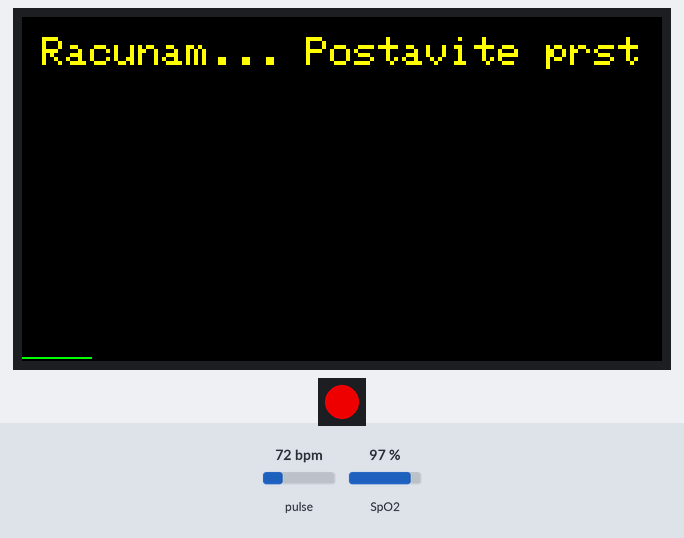
Bench run of a sketch on a simulated ESP32. Shown: 320×172 colour display, 1 RGB LEDs in strip order, left to right. The inputs (shaded band) are chosen by the test bench; at power-on: pulse 72 bpm, SpO2 97 %. WiFi joins after 1.5 s; servers stay silent unless stated; random numbers use the default seed unless the sketch sets one; no MQTT or app messages arrive unless stated; what the sketch prints to the serial monitor is not drawn.

Above: at 3.9 s.
4.0 s: pulse set to 42 bpm
7.0 s: SpO2 set to 80 %
At 7.31 s:
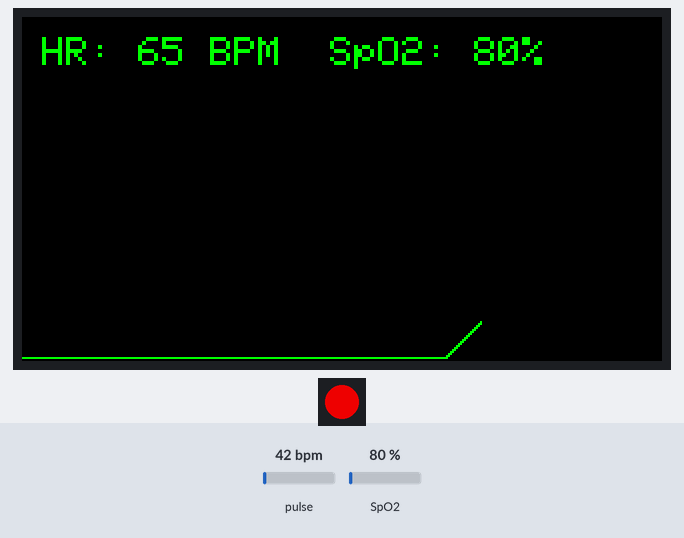
9.7 s: pulse set to 70 bpm
At 9.93 s:
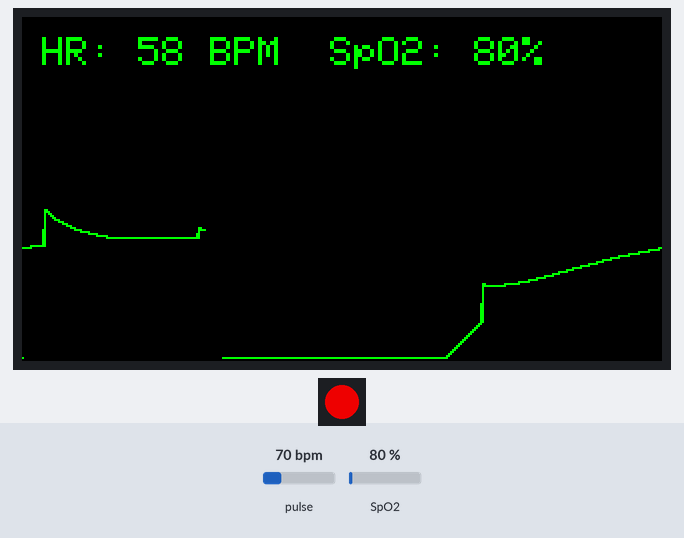
11.2 s: SpO2 set to 85 %
At 11.81 s:
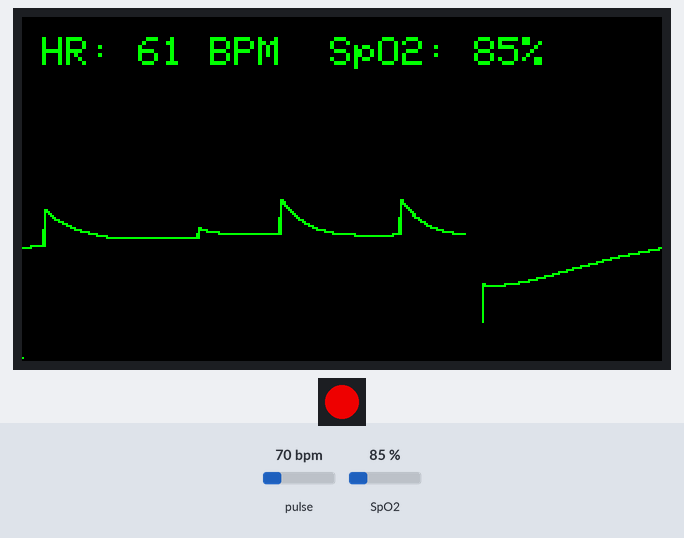
Timing chart, 0 to 14.1 s (numbered marks = the images above; inputs shaded):
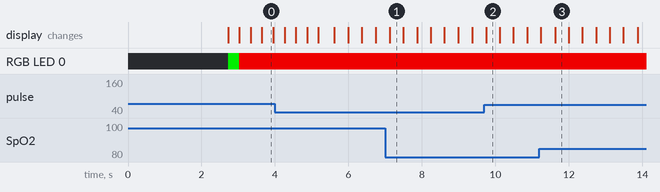

The sketch:

arduino_esp32.ino
```cpp
// koriscenje LovyanGFX biblioteke za prikaz stvari na lcd ekranu
// posto LovyanGFX nema definisanu nasu plocu mi moramo da napravimo klasu i definisemo sve potrebne stavke
// https://github.com/lovyan03/LovyanGFX/blob/master/examples/HowToUse/2_user_setting/2_user_setting.ino - postavka koja se prati
#include <LovyanGFX.hpp>
#include <Wire.h>
#include "MAX30105.h"
#include <PubSubClient.h>
#include "spo2_algorithm.h"
#include <WiFi.h>
#include <Adafruit_NeoPixel.h>

// ================ LED SVETLO PODESAVANJA ==============
#define PIN 8             // rgb control je na gpio8 pinu
#define NUMPIXELS 1       // samo jedna led didoda

// definisanej led diode
Adafruit_NeoPixel rgbLed(NUMPIXELS, PIN, NEO_GRB + NEO_KHZ800);   // prosledjujemo koji pin, koliko dioda


// ================= MREZNA podesavanja =================
const char* ssid = "FTN_wifi";
const char* password = "ftn12345";
const char* mqtt_server = "10.1.150.52";

WiFiClient espClient;
PubSubClient client(espClient);

long lastMsg = 0;
const int sendInterval = 2000;

// ================= SENZOR podesavanja =================
struct __attribute__((packed)) Oksimetar {
  int32_t bpm;       // 4 bajta (heartRate / lastValidBPM)
  int32_t spo2;      // 4 bajta (spo2)
  int32_t ir;        // 4 bajta (irValue)
  int8_t validBPM;   // 1 bajt  (validHeartRate: 0 ili 1)
  int8_t validSPO2;  // 1 bajt  (validSPO2: 0 ili 1)
};

MAX30105 particleSensor;             // inicijalizacija senzora

// ================= DEFINISANJE PROMENLJIVIH ZA ALGORITAM =================
#define BUFFER_SIZE 100
uint32_t irBuffer[BUFFER_SIZE];
uint32_t redBuffer[BUFFER_SIZE];
int32_t bufferIndex = 0;
bool bufferFull = false;

// izlazne promenljive iz algoritma
int32_t spo2 = 0;
int8_t validSPO2 = 0;
int32_t heartRate = 0;
int8_t validHeartRate = 0;

// ================= DEFINISANJE PROMENLJIVIH ZA GRAF =================
#define GRAPH_X 0
#define GRAPH_Y 40     // gornjih 40 piksela rezervisano za tekst
#define GRAPH_W 320    // sirina ekrana
#define GRAPH_H 132    // ostatak visine ekrana za graf (ukupno 172)
#define GRAPH_MID (GRAPH_Y + (GRAPH_H / 2))
static int16_t y_staro = GRAPH_MID;

// za potrebe crtanja grafa na displeju
long sredisnjaVrednost = 250000;
static int32_t prikazaniBPM = 0;
static int32_t prikazaniSPO2 = 0;

static int16_t grafPozicija = 0;  // trenutna X pozicija crtanja
static long minIR = 50000;
static long maxIR = 100000;

#define DRAW_EVERY_N 1  // crtaj svaki uzorak
static uint32_t lastDrawTime = 0;

// ================= PRAVLJENJE KLASE ZA  ESP32C6 - LCD =================
class LGFX_ESP32C6 : public lgfx::LGFX_Device  // klasa za nas uredjaj LGFX_ESP32C6
{
  lgfx::Panel_ST7789 _panel_instance;       // definisanje drajvera za ekran
  lgfx::Bus_SPI _bus_instance;              // posto je ekran povezan sa kontrolerom preko spi, potrebno je i to definisati
  lgfx::Light_PWM    _light_instance;

  public:
    LGFX_ESP32C6(){   // konstruktor i konfiguracija/namestanje raznih podesavanja

      auto bus_cfg = _bus_instance.config();

      bus_cfg.spi_host = SPI2_HOST;      // SPI1 je rezervisan interno za fles memoriju cipa, pa se koristi SPI2

      bus_cfg.spi_mode = 0;              // rezim rada - tacan trenutak takta - rastuca ivica takta

      bus_cfg.freq_write = 27000000;     // frekvencija slanja podataka na ekran

      bus_cfg.freq_read = 16000000;     // frekvencija citanja podataka sa ekrana - nama nije potrebno svejedno sta je

      bus_cfg.spi_3wire = true;      // koriscenje razima bez MISO pina posto nama nije potreban, koristimo samo SCLK, CS, MOSI

      bus_cfg.use_lock = true;          // zakljucavanje transakcija, kako jedan task ne bi prekinuo drugi

      bus_cfg.dma_channel = SPI_DMA_CH_AUTO;    // postavlja DMA kanal koji ce koristiti SPI_DMA_CH_AUTO = automatsko podesavanje, DMA - Direct Memory Access, CPU odmara, DMA salje sliku na ekran u pozadini

      // mapiranje pinova, gpio
      bus_cfg.pin_sclk = 7;
      bus_cfg.pin_mosi = 6;
      bus_cfg.pin_miso = -1;             // posto ne koristimo -1
      bus_cfg.pin_dc = 15;               // data/command, kako bi lcd znao da li mikrokontroler salje podatak(1) ili komandu(0)

      _bus_instance.config(bus_cfg);
      _panel_instance.setBus(&_bus_instance);

      //**************************//
      // PODESAVANJE LCD EKRANA //
      auto panel_cfg = _panel_instance.config();

      panel_cfg.pin_cs = 14;                  // podesavanje chip select-a, kada esp32 spusti na nulu ovaj pin -> komunikacija sa ekranom
      panel_cfg.pin_rst = 21;                 // reset
      panel_cfg.pin_busy = -1;

      panel_cfg.panel_width = 172;
      panel_cfg.panel_height = 320;

      panel_cfg.offset_x = 34;  //       pomera sliku u centar memorije drajvera
      panel_cfg.offset_y = 0;

      panel_cfg.offset_rotation  = 0;

      panel_cfg.dummy_read_pixel = 8;     // standardno za ST7789 drajver
      panel_cfg.dummy_read_bits  = 1;

      panel_cfg.readable = false;        // nemamo miso zicu tako da ne treba nista

      panel_cfg.invert =  true;          // da pozadina postane crna, a ne plava/bela
      panel_cfg.rgb_order = false;       // false jer se salju 8-bitni paketi
      panel_cfg.bus_shared =  false;

      _panel_instance.config(panel_cfg);

      //********************************//
      // PODESAVANJE POZADISNKOG SVETLA//
      auto light_cfg = _light_instance.config();

      light_cfg.pin_bl = 22;       // broj pina na koji je pozadinsko osvetljenje povezano
      light_cfg.invert = false;
      light_cfg.freq = 44100;
      light_cfg.pwm_channel = 1;

      _light_instance.config(light_cfg);
      _panel_instance.setLight(&_light_instance);

      setPanel(&_panel_instance);
    }
};

// kreiranje instance pripremljene klase
LGFX_ESP32C6 display;

void setup() {
  Serial.begin(115200);
  delay(1000);
  Serial.println("Inicijalizacija sistema...");

  Wire.begin(1, 0);
  Wire.setClock(400000);

  // PODESAVANJA ZA SENZOR //
  if (!particleSensor.begin(Wire, I2C_SPEED_FAST)) {
    Serial.println("MAX30105 nije pronađen!");
    while (1);
  }
  Serial.println("Sistem spreman. Postavite prst stabilno.");

  setup_wifi();

  client.setServer(mqtt_server, 1883);
  client.setCallback(callback);

  // podesavanja optimalna za sakupljanje SpO2 bafera
  byte ledBrightness = 60;
  byte sampleAverage = 1;   // na 1 da dobijemo sirovije i brze uzorke za m_algorithm
  byte ledMode = 2;         // 2 = Red + IR
  byte sampleRate = 100;
  int pulseWidth = 411;
  int adcRange = 4096;

  particleSensor.setup(ledBrightness, sampleAverage, ledMode, sampleRate, pulseWidth, adcRange);

  // PODESAVANJA ZA ESP DISPLEJ //
  // inicijalizacija SPI magistrale i panela
  display.init();

  display.setRotation(1);          // okreni horizontalno
  display.setBrightness(200);      // pozadinsko svetlo na umerenoj jacini

  display.fillScreen(TFT_BLACK);   // oboji ekran u crno

  display.setTextSize(2);
  display.setTextColor(TFT_GREEN, TFT_BLACK);
  display.drawString("ECG: 75 BPM", 10, 10);

  // PODESAVANJA ZA LED
  rgbLed.begin();            // inicijalizacija
  rgbLed.setBrightness(200);
  // postavi inicijalnu boju na zeleno
  rgbLed.setPixelColor(0, rgbLed.Color(0, 255, 0));
  rgbLed.show();
}

void loop() {

  if (!client.connected()) {
    reconnect();
  }
  client.loop();

  // citamo sirove vrednosti
  long irValue = particleSensor.getIR();
  long redValue = particleSensor.getRed();

  // KONTINUALNO CRTANJE GRAFIKA: crta se jedna tacka u svakom prolazu kroz loop
  uint32_t now_ms = millis();
  if (now_ms - lastDrawTime >= 10) {
    lastDrawTime = now_ms;
    crtajTackuNaEkranu(irValue);
  }


  // slanje ir vrednosti za plotovanje
  if (irValue >= 20000) {
    char irString[12];
    ltoa(irValue, irString, 10);
    client.publish("ftn/oksimetar/sirovo", irString);
  }
  else{
    irValue = 0;
    char irString[12];
    ltoa(irValue, irString, 10);
    client.publish("ftn/oksimetar/sirovo", irString);
  }


  // blaga provera za prisustvo prsta (samo ako je skroz skinut resetujemo)
  if (irValue < 20000) {
    spo2 = 0;
    validSPO2 = 0;
    heartRate = 0;
    validHeartRate = 0;
    bufferIndex = 0;
    bufferFull = false;
    prikazaniBPM = 0;
    prikazaniSPO2 = 0;
    // postavi boju na crveno
    rgbLed.setPixelColor(0, rgbLed.Color(0, 255, 0));
    rgbLed.show();
    //*************************/
    osveziTekstNaEkranu();
  } else {
    // ukoliko je prethodno bila crvena vrati na zelenu
    rgbLed.setPixelColor(0, rgbLed.Color(255, 0, 0));
    rgbLed.show();

    if (!bufferFull) {           // ako nije pun ne vrsi se merenje
      // punjnje bafera sa 100 uzoraka
      redBuffer[bufferIndex] = redValue;
      irBuffer[bufferIndex] = irValue;
      bufferIndex++;

      if (bufferIndex >= BUFFER_SIZE) {
        bufferFull = true;
        // prvi proracun nad prvih 100 uzoraka
        maxim_heart_rate_and_oxygen_saturation(irBuffer, BUFFER_SIZE, redBuffer, &spo2, &validSPO2, &heartRate, &validHeartRate);
      }
    }
    else {
      // pomeri prvih 75 uzoraka na pocetak
      for (byte i = 0; i < 75; i++) {
        redBuffer[i] = redBuffer[i + 25];
        irBuffer[i] = irBuffer[i + 25];
      }

      // prikupi novih 25 uzoraka
      for (byte i = 75; i < BUFFER_SIZE; i++) {
        while (particleSensor.available() == false) {
          particleSensor.check();
        }

        redBuffer[i] = particleSensor.getRed();
        irBuffer[i] = particleSensor.getIR();

        // crtanje tokom punjenja — ne blokira grafik
        crtajTackuNaEkranu(irBuffer[i]);

        // MQTT slanje tokom punjenja
        if (irBuffer[i] >= 20000) {
          char irSubString[12];
          ltoa(irBuffer[i], irSubString, 10);
          client.publish("ftn/oksimetar/sirovo", irSubString);
        }

        particleSensor.nextSample();
      }

      // racunanje nakon sto su 25 novih uzoraka prikupljeni
      maxim_heart_rate_and_oxygen_saturation(irBuffer, BUFFER_SIZE, redBuffer,
                                            &spo2, &validSPO2, &heartRate, &validHeartRate);
    }
  }

  // ================= MQTT SLANJE PODATAKA (BINARNO) I OSVEŽAVANJE EKRANA =================
  long now = millis();
  if (now - lastMsg > sendInterval) {
    lastMsg = now;

    Oksimetar paket;
    memset(&paket, 0, sizeof(paket));

    // za pamcenje prethdih vrendsit
    static int32_t lastValidBPM = 75;

    // ako algoritam vrati validan prst upisi ga, inace posalji 0
    if (validHeartRate == 1 && heartRate > 40 && heartRate < 180 && irValue > 20000) {
      lastValidBPM = (lastValidBPM * 0.7) + (heartRate * 0.3);  // 70% stare 30% nove
      paket.bpm = lastValidBPM;
      paket.validBPM = 1;
      prikazaniBPM = lastValidBPM; // prosledjujemo istu validnu i filtriranu vrednost ekranu
    } else {
      // ako je prst tu ali trenutno racuna, zadrzi poslednji dobar puls umesto nule
      if (irValue > 20000 && lastValidBPM > 0) {
        paket.bpm = lastValidBPM;
        paket.validBPM = 0;
        prikazaniBPM = lastValidBPM;
      } else {
        paket.bpm = 0;
        paket.validBPM = 0;
        prikazaniBPM = 0;
      }
    }
    // ako algoritam vrati validan SpO2
    if (validSPO2 == 1 && spo2 > 70 && spo2 <= 100 && irValue > 20000) {
      paket.spo2 = spo2;
      paket.validSPO2 = 1;
      prikazaniSPO2 = spo2; // prosledjujemo stabilan SpO2 ekranu
    } else {
      paket.spo2 = 0;
      paket.validSPO2 = 0;
      if (irValue < 20000) {
        prikazaniSPO2 = 0;
      }
    }

    // osvezavamo tekst na ekranu svake 2 sekunde u sinhronizaciji sa MQTT-om
    osveziTekstNaEkranu();

    paket.ir = irValue;

    if (irValue < 20000) {
      paket.bpm = 0;
      paket.spo2 = 0;
      paket.validBPM = 0;
      paket.validSPO2 = 0;

      client.publish("ftn/oksimetar/binarno", (uint8_t*)&paket, sizeof(paket));
      Serial.println("MQTT: Nema prsta (Poslat prazan binarni paket).");
    } else {
      client.publish("ftn/oksimetar/binarno", (uint8_t*)&paket, sizeof(paket));

      Serial.print("MQTT Poslato -> ");
      Serial.print("BPM: "); Serial.print(paket.bpm);
      Serial.print(" | SpO2: "); Serial.print(paket.spo2);
      Serial.print("% | Validnost (HR/SpO2): ");
      Serial.print(validHeartRate);
      Serial.print("/");
      Serial.println(validSPO2);
    }
  }

  particleSensor.check();
  delay(10);
}

void setup_wifi(){
  delay(10);
  Serial.println();
  Serial.print("Povezujem se na ");
  Serial.println(ssid);
  WiFi.mode(WIFI_STA);
  WiFi.begin(ssid, password);

  while (WiFi.status() != WL_CONNECTED) {
    delay(500);
    Serial.print(".");
  }
  Serial.println("\nWiFi uspesno povezan!");
}

void callback(char* topic, byte* message, unsigned int length) {}

void reconnect() {
  while (!client.connected()) {
    Serial.print("Pokusavam MQTT povezivanje...");
    String clientId = "ESP32C6Client-" + String(random(0xffff), HEX);

    if (client.connect(clientId.c_str())) {
      Serial.println("povezan na broker!");
    } else {
      Serial.print("greska, rc=");
      Serial.print(client.state());
      Serial.println(" nova proba za 5 sekundi");
      delay(5000);
    }
  }
}

// funkcija koja osvezava tekst na vrhu ekrana
void osveziTekstNaEkranu() {
  display.setTextSize(2);
  display.setCursor(10, 10);

  if (prikazaniBPM > 0 && prikazaniSPO2 > 0) {
    display.setTextColor(TFT_GREEN, TFT_BLACK);
    display.printf("HR: %d BPM  SpO2: %d%%              ", prikazaniBPM, prikazaniSPO2);
  } else {
    display.setTextColor(TFT_YELLOW, TFT_BLACK);
    display.printf("Racunam... Postavite prst      ");
  }
}

// funkcija za crtanje pulsnog signala
void crtajTackuNaEkranu(long irValue) {
  if (irValue < 20000) {
    display.fillRect(grafPozicija, GRAPH_Y, 8, GRAPH_H, TFT_BLACK);
    display.drawLine(grafPozicija == 0 ? 0 : grafPozicija - 1,
                     GRAPH_MID, grafPozicija, GRAPH_MID, TFT_RED);
    grafPozicija++;
    if (grafPozicija >= GRAPH_W) grafPozicija = 0;
    return;
  }

  // FIKSNI prozor za srednju vrednost
  // rolling average za sredinu, a FIKSNI opseg
  sredisnjaVrednost = (sredisnjaVrednost * 0.98) + (irValue * 0.02);

  // fiksni opseg +-2000 oko srednje vrednosti (podesavanje po potrebi)
  long vizMin = sredisnjaVrednost - 2000;
  long vizMax = sredisnjaVrednost + 2000;

  // map(trenutna_vrednost, donja_granica_trenutnog_signala, gornja_granica_trenutnog_signala, izlazni_min, izlazni_max)
  // funkcija map uzima nasu ir vrednost koja se nalazi u prozoru (vizMin, vizMax) odredjuje njen procenat unutar prozora
  // tj. koliko blizu/daleko vrha ili dna
  // izlazni_min i izlazni_max u kom opsegu piksela zapravo crta
  int16_t y_trenutno = map(irValue, vizMin, vizMax,
                           (GRAPH_Y + GRAPH_H - 5), (GRAPH_Y + 5));
  y_trenutno = constrain(y_trenutno, GRAPH_Y + 2, GRAPH_Y + GRAPH_H - 2);

  display.fillRect(grafPozicija + 1, GRAPH_Y, 8, GRAPH_H, TFT_BLACK);

  if (grafPozicija > 0) {
    // osnovna linija izmedju tacaka
    display.drawLine(grafPozicija - 1, y_staro,
                     grafPozicija, y_trenutno, TFT_GREEN);

    // vertikalno popuni sve piksele izmedju y_staro i y_trenutno
    // na trenutnoj X poziciji
    int16_t yMin = min(y_staro, y_trenutno);
    int16_t yMax = max(y_staro, y_trenutno);
    for (int16_t y = yMin; y <= yMax; y++) {
      display.drawPixel(grafPozicija, y, TFT_GREEN);
    }
  }

  y_staro = y_trenutno;
  grafPozicija++;
  if (grafPozicija >= GRAPH_W) grafPozicija = 0;
}
```
